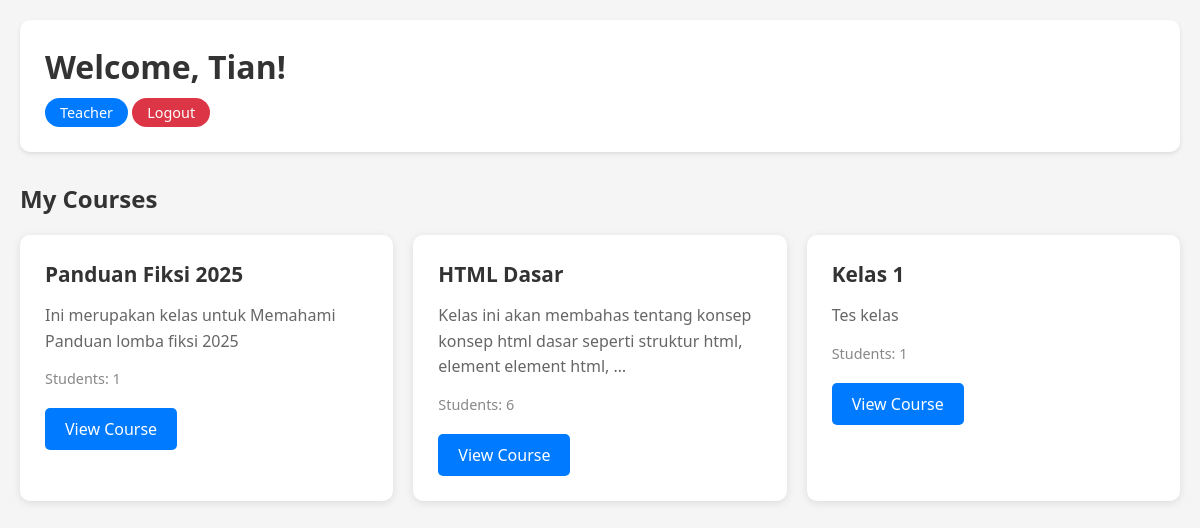
Before: /home/ (signed in) with the older database file.
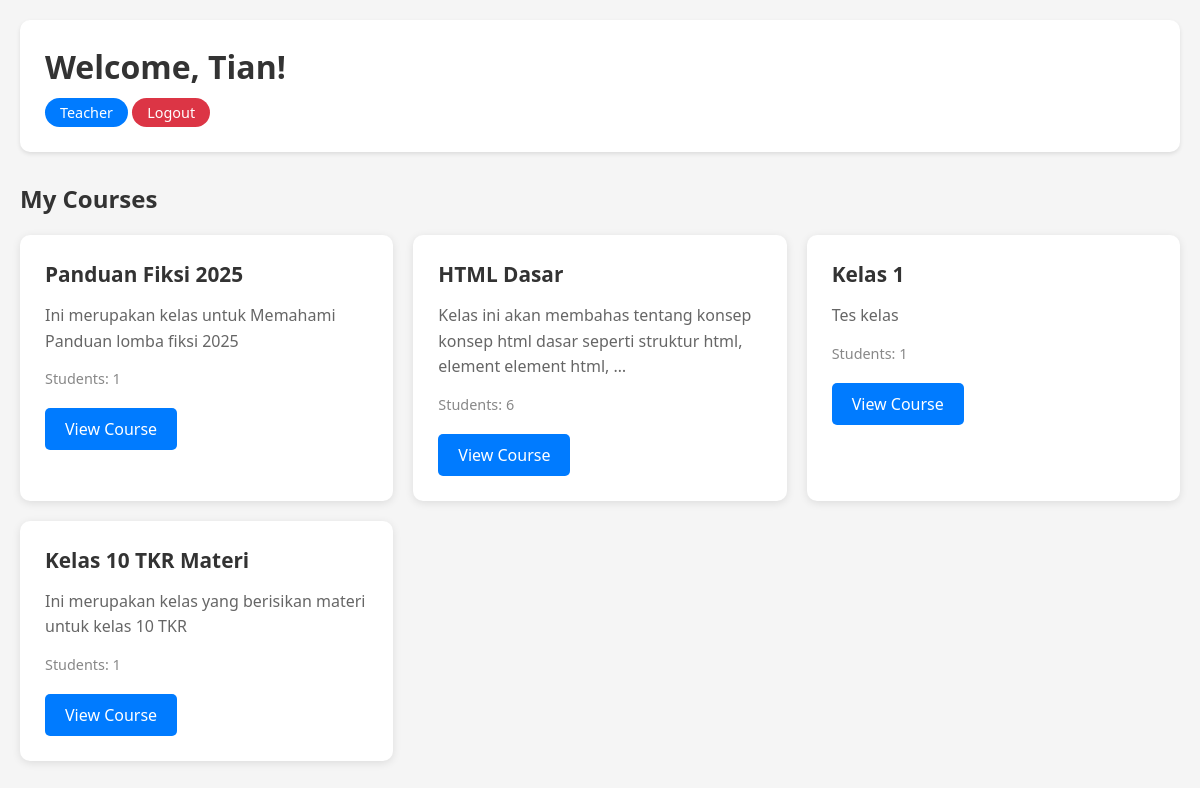
After: the same page with the newer database file.
### main/models.py (models this page shows, shortened)
class User(AbstractUser):
    class Role(models.TextChoices):
        STUDENT = "STUDENT", "Student"
        TEACHER = "TEACHER", "Teacher"
        ADMIN = "ADMIN", "Admin"
    username = None
    email = models.EmailField(unique=True)
    password = models.CharField(max_length=128, null=False, blank=False)
    full_name = models.CharField(max_length=200)
    nim = models.CharField(max_length=20, unique=True, null=True, blank=True)
    role = models.CharField(max_length=20, choices=Role.choices, default=Role.STUDENT)
    USERNAME_FIELD = 'email'
    REQUIRED_FIELDS = ['full_name']
    objects = CustomUserManager()

class Course(models.Model):
    name = models.CharField(max_length=200)
    description = models.TextField()
    teacher = models.ForeignKey(
        User,
        on_delete=models.CASCADE,
        related_name='courses_taught',
        limit_choices_to={'role': User.Role.TEACHER}
    )
    students = models.ManyToManyField(
        User,
        related_name='courses_enrolled',
        blank=True,
        limit_choices_to={'role': User.Role.STUDENT}
    )

### main/views.py (the view)
# urls.py: path('home/', home, name='home'),
@login_required
def home(request):
    print(f"home called for user:", request.user.id, request.user.email)
    if request.user.role == User.Role.STUDENT:
        courses = Course.objects.filter(students=request.user)
        print(f"student courses:", list(courses.values('id','name')))
        return render(request, 'home.html', {'courses': courses})
    elif request.user.role == User.Role.TEACHER:
        courses = Course.objects.filter(teacher=request.user)
        return render(request, 'home.html', {'courses': courses})
    elif request.user.role == User.Role.ADMIN:
        courses = Course.objects.all()
        return render(request, 'home.html', {'courses': courses})
    else:
        return HttpResponse("Unauthorized", status=401)

### main/templates/home.html (shortened to what this page needs)
<!DOCTYPE html>
<html lang="en">
<head>
    {% load static %}
    <link rel="stylesheet" href="{% static 'css/home.css' %}">
</head>
<body>
    <div class="container">
        <header>
            <h1>Welcome, {{ request.user.full_name }}!</h1>
            <p class="role-badge">{{ request.user.get_role_display }}</p>
            <a href="{% url 'logout' %}" id="btn-logout"> Logout</a>
        </header>
        <section class="courses-section">
            <h2>My Courses</h2>
            {% if courses %}
                <div class="course-grid">
                    {% for course in courses %}
                        <div class="course-card">
                            <h3>{{ course.name }}</h3>
                            <p class="description">{{ course.description|truncatewords:15 }}</p>
                            <p class="teacher">
                                {% if request.user.role == 'STUDENT' %}
                                    Teacher: {{ course.teacher.full_name }}
                                {% elif request.user.role == 'TEACHER' %}
                                    Students: {{ course.students.count }}
                                {% else %}
                                    Teacher : {{ course.teacher.full_name }} <br>
                                    Students : {{ course.students.count }}
                                {% endif %}
                            </p>
                            <a href="{% url 'course_detail' course.id %}" class="btn-view">
                                View Course
                            </a>
                        </div>
                    {% endfor %}
                </div>
            {% endif %}
        </section>
    </div>
</body>
</html>

### main/static/css/home.css (style rules this page uses)
* { margin: 0; padding: 0px; box-sizing: border-box; }
body { font-family: 'Segoe UI', Tahoma, Geneva, Verdana, sans-serif; background: #f5f5f5; }
.container { max-width: 1200px; margin: 0 auto; padding: 20px; }
header { background: white; padding: 25px; border-radius: 10px; margin-bottom: 30px; box-shadow: 0 2px 4px rgba(0,0,0,0.1); }
header h1 { color: #333; margin-bottom: 10px; }
.role-badge { display: inline-block; padding: 5px 15px; background: #007bff; color: white; border-radius: 20px; font-size: 0.9em; }
#btn-logout { text-decoration: none; display: inline-block; padding: 5px 15px; background: #dc3545; color: white; text-decoration: none; border-radius: 15px; font-size: 0.9em; transition: background 0.3s; }
.courses-section h2 { color: #333; margin-bottom: 20px; }
.course-grid { display: grid; grid-template-columns: repeat(auto-fill, minmax(300px, 1fr)); gap: 20px; }
.course-card { background: white; border-radius: 10px; padding: 25px; box-shadow: 0 2px 8px rgba(0,0,0,0.1); transition: all 0.3s ease; cursor: pointer; }
.course-card h3 { color: #333; margin-bottom: 15px; font-size: 1.3em; }
.course-card .description { color: #666; line-height: 1.6; margin-bottom: 15px; }
.course-card .teacher { color: #888; font-size: 0.9em; margin-bottom: 20px; }
.btn-view { display: inline-block; padding: 10px 20px; background: #007bff; color: white; text-decoration: none; border-radius: 5px; font-weight: 500; transition: background 0.3s; }

Changed rows visible on the page:
added Course: name "Kelas 10 TKR Materi", description "Ini merupakan kelas yang berisikan materi untuk kelas 10 TKR", students.count "1"
